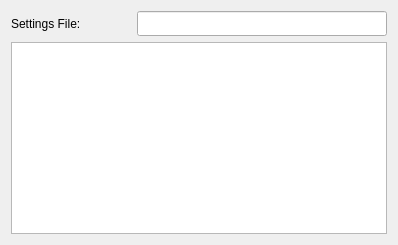
      <widget class="QWidget" name="tab_2">
       <attribute name="title">
        <string>Settings</string>
       </attribute>
       <layout class="QHBoxLayout" name="horizontalLayout_23">
        <item>
         <layout class="QVBoxLayout" name="verticalLayout_7">
          <item>
           <layout class="QHBoxLayout" name="horizontalLayout_17">
            <item>
             <widget class="QLabel" name="label_22">
              <property name="sizePolicy">
               <sizepolicy hsizetype="Fixed" vsizetype="Fixed">
                <horstretch>0</horstretch>
                <verstretch>0</verstretch>
               </sizepolicy>
              </property>
              <property name="minimumSize">
               <size>
                <width>120</width>
                <height>25</height>
               </size>
              </property>
              <property name="maximumSize">
               <size>
                <width>120</width>
                <height>25</height>
               </size>
              </property>
              <property name="text">
               <string>Settings File:</string>
              </property>
             </widget>
            </item>
            <item>
             <widget class="QLineEdit" name="settings_file">
              <property name="sizePolicy">
               <sizepolicy hsizetype="Expanding" vsizetype="Fixed">
                <horstretch>0</horstretch>
                <verstretch>0</verstretch>
               </sizepolicy>
              </property>
              <property name="minimumSize">
               <size>
                <width>250</width>
                <height>25</height>
               </size>
              </property>
              <property name="maximumSize">
               <size>
                <width>3000</width>
                <height>25</height>
               </size>
              </property>
              <property name="toolTip">
               <string>&lt;html&gt;&lt;head/&gt;&lt;body&gt;&lt;p&gt;Expects path to folder containing media files.&lt;/p&gt;&lt;/body&gt;&lt;/html&gt;</string>
              </property>
              <property name="text">
               <string/>
              </property>
              <property name="dragEnabled">
               <bool>true</bool>
              </property>
             </widget>
            </item>
           </layout>
          </item>
          <item>
           <widget class="QTreeView" name="settings"/>
          </item>
         </layout>
        </item>
       </layout>
      </widget>
